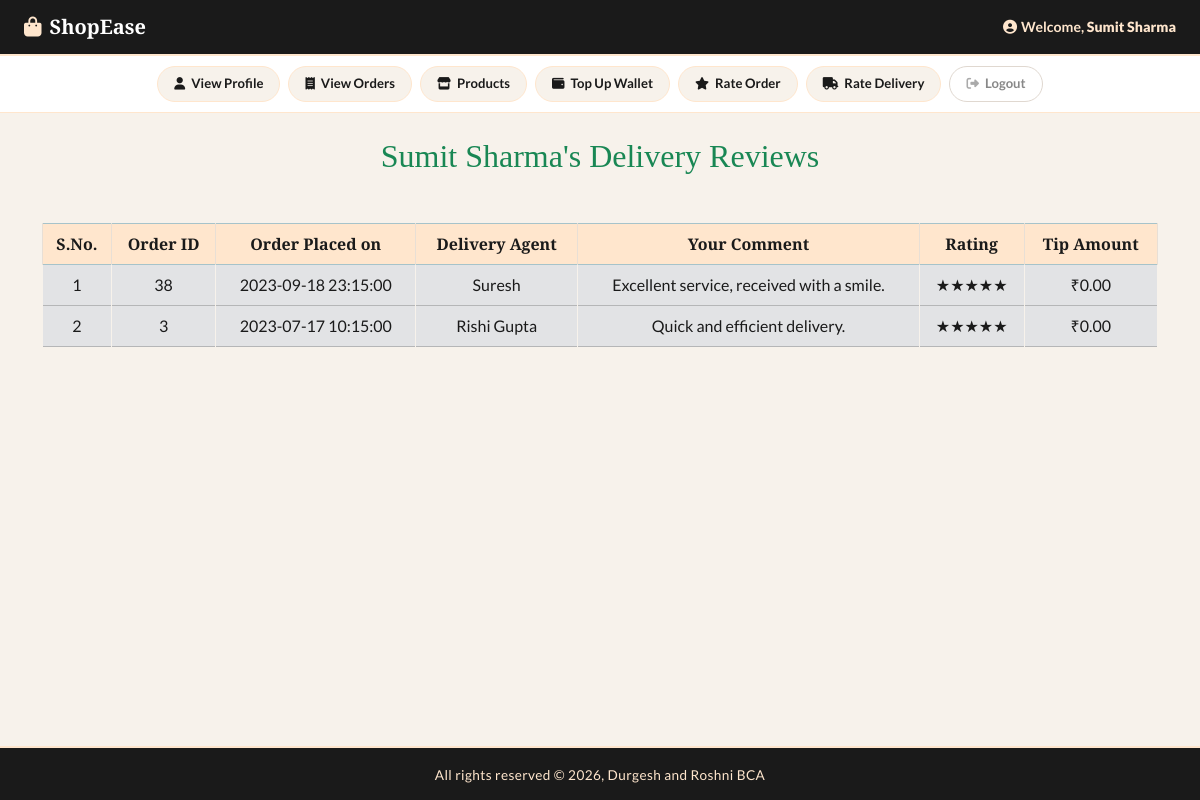
The app's page /customer_mode/profile_page.php?customer_id=3&rate_delivery with its own data.
### tables this page shows
CREATE TABLE IF NOT EXISTS customer (
        customerID INT AUTO_INCREMENT PRIMARY KEY, 
    first_name VARCHAR(50) NOT NULL,  
    last_name VARCHAR(50),
    address_street VARCHAR(100) NOT NULL,  
        address_city VARCHAR(50) NOT NULL,
        address_state VARCHAR(50) NOT NULL,
    pincode INT NOT NULL,
    phone_no BIGINT UNIQUE NOT NULL,  
    email VARCHAR(100) UNIQUE NOT NULL,
    password VARCHAR(50) NOT NULL,
    dob DATE NOT NULL,
    age INT DEFAULT 0,  
    gender VARCHAR(10)
);

CREATE TABLE IF NOT EXISTS `order` (
        orderID INT AUTO_INCREMENT PRIMARY KEY,
    status VARCHAR(20) NOT NULL DEFAULT "Confirmed",  
    total_price DECIMAL(10, 2) NOT NULL,
    time TIMESTAMP NOT NULL DEFAULT CURRENT_TIMESTAMP,
    location VARCHAR(255) NOT NULL,
    agentPayment INT NOT NULL DEFAULT 50,
    customerID INT NOT NULL,
    agentID INT NOT NULL,
    FOREIGN KEY (customerID) REFERENCES customer(customerID),  
    FOREIGN KEY (agentID) REFERENCES deliveryAgent(agentID)  
);

CREATE TABLE IF NOT EXISTS deliveryAgent (
        agentID INT AUTO_INCREMENT PRIMARY KEY,
    first_name VARCHAR(50) NOT NULL,
    last_name VARCHAR(50),
    availabilityStatus VARCHAR(20) NOT NULL DEFAULT "Offline",  
    phone_no BIGINT UNIQUE NOT NULL,  
    email VARCHAR(100) UNIQUE NOT NULL,
    password VARCHAR(50) NOT NULL,
    dob DATE NOT NULL,
    age INT DEFAULT 0  
);

CREATE TABLE IF NOT EXISTS DeliveryReview (
        deliveryReviewID INT NOT NULL, 
    orderID INT NOT NULL,
    agentID INT NOT NULL,
    comment TEXT,
    rating INT DEFAULT 5 CHECK (rating >= 1 AND rating <= 5),
    tip DECIMAL(10, 2) DEFAULT 0,
    FOREIGN KEY (orderID) REFERENCES `order`(orderID) ON DELETE CASCADE,
    FOREIGN KEY (agentID) REFERENCES deliveryAgent(agentID) ON DELETE CASCADE 
     
);

### customer_mode/rate_delivery.php (the view, shortened to what this page needs)
<?php
$fetch_orders = "SELECT * FROM `order` WHERE customerID = $cust_id AND status = 'Delivered' ORDER BY orderID DESC;";
$result_fetch = mysqli_query($con, $fetch_orders);
$num_of_rows = mysqli_num_rows($result_fetch);
if ($num_of_rows == 0) {
    echo "<h2 class='text-center text-danger'> No orders have been delivered to you yet! </h2>";
} else {
    ?>
    <h2 class="text-center text-success">
        <?php echo "$cust_name's Delivery Reviews"; ?>
    </h2>
    <table class="table table-bordered mt-5">
        <thead class="table-info text-center text-white">
            <tr>
                <th>S.No.</th>
                <th>Order ID</th>
                <th>Order Placed on</th>
                <th>Delivery Agent</th>
                <th>Your Comment</th>
                <th>Rating</th>
                <th>Tip Amount</th>
            </tr>
        </thead>
        <tbody class="table-secondary text-white">
            <?php
            $number = 0;
            while ($fetch_row = mysqli_fetch_assoc($result_fetch)) {
                $order_id = $fetch_row["orderID"];
                $order_time = $fetch_row["time"];
                $order_agentID = $fetch_row["agentID"];
                $number++;
                $isReview = "Yes";
                $search_review = "SELECT * FROM DeliveryReview WHERE orderID = '$order_id' AND agentID = '$order_agentID';";
                $result_review = mysqli_query($con, $search_review);
                $num_of_rows = mysqli_num_rows($result_review);
                if ($num_of_rows == 0) {
                    $isReview = "No";
                } else {
                    $row_review = mysqli_fetch_assoc($result_review);
                    $comment = $row_review['comment'];
                    $rating = $row_review['rating'];
                    $tip = $row_review['tip'];
                }
                ?>
                <tr class='text-center align-middle'>
                    <?php if ($isReview == "Yes") { ?>
                        <td>
                            <?php echo "$number"; ?>
                        </td>
                        <td>
                            <?php echo "$order_id"; ?>
                        </td>
                        <td>
                            <?php echo "$order_time"; ?>
                        </td>
                        <td>
                            <?php
                            $get_agent = "SELECT * FROM deliveryAgent WHERE agentID = $order_agentID;";
                            $result_get = mysqli_query($con, $get_agent);
                            $row_agent = mysqli_fetch_assoc($result_get);
                            $agent_fname = $row_agent['first_name'];
                            $agent_lname = $row_agent['last_name'];
                            if ($agent_lname === null) {
                                $agent_name = $agent_fname;
                            } else {
                                $agent_name = $agent_fname . ' ' . $agent_lname;
                            }
                            echo "$agent_name";
                            ?>
                        </td>
                        <td>
                            <?php echo "$comment"; ?>
                        </td>
                        <td>
                            <?php
                            $stars = '';
                            $filledStars = intval($rating);
                            for ($i = 0; $i < $filledStars; $i++) {
                                $stars .= '★';
                            }
                            echo "$stars";
                            ?>
                        </td>
                        <td>
                            <?php echo "₹$tip"; ?>
                        </td>
                    <?php }
                    ?>
                </tr>
                <?php
            }
            ?>
        </tbody>
    </table>
    <?php
}
?>

### includes/customer_topnav.php (shortened to what this page needs)
<div class="app-topbar">
    <a href="index.php?customer_id=<?php echo $cust_id; ?>" class="brand">
        <i class="fas fa-shopping-bag"></i> ShopEase
    </a>
    <div class="topbar-right">
        <span class="welcome-text"><i class="fas fa-user-circle me-1"></i>Welcome, <strong><?php echo $cust_name; ?></strong></span>
    </div>
</div>
<div class="app-action-nav">
    <a href="profile_page.php?customer_id=<?php echo $cust_id; ?>" class="app-nav-btn">
        <i class="fas fa-user"></i> View Profile
    </a>
    <a href="view_orders.php?customer_id=<?php echo $cust_id; ?>" class="app-nav-btn">
        <i class="fas fa-receipt"></i> View Orders
    </a>
    <a href="index.php?customer_id=<?php echo $cust_id; ?>" class="app-nav-btn">
        <i class="fas fa-store"></i> Products
    </a>
    <a href="top_up.php?customer_id=<?php echo $cust_id; ?>" class="app-nav-btn">
        <i class="fas fa-wallet"></i> Top Up Wallet
    </a>
    <a href="rate_order.php?customer_id=<?php echo $cust_id; ?>" class="app-nav-btn">
        <i class="fas fa-star"></i> Rate Order
    </a>
    <a href="rate_delivery.php?customer_id=<?php echo $cust_id; ?>" class="app-nav-btn">
        <i class="fas fa-truck"></i> Rate Delivery
    </a>
    <a href="../start.php" class="app-nav-btn logout-btn">
        <i class="fas fa-sign-out-alt"></i> Logout
    </a>
</div>

### style.css (style rules this page uses)
* { margin: 0; padding: 0; box-sizing: border-box; }
body { background-color: #F7F2EB; font-family: 'Lato', sans-serif; color: #1A1A1A; }
.app-topbar { background: #1A1A1A; border-bottom: 2px solid #FFE6CD; padding: 12px 24px; display: flex; align-items: center; justify-content: space-between; box-shadow: 0 2px 10px rgba(0,0,0,0.18); flex-wrap: wrap; gap: 10px; }
.app-topbar .brand { font-family: 'Playfair Display', serif; font-size: 1.25rem; font-weight: 700; color: #FFFFFF; text-decoration: none; display: flex; align-items: center; gap: 8px; }
.app-topbar .brand i { color: #FFE6CD; }
.app-topbar .topbar-right { display: flex; align-items: center; gap: 18px; font-size: 0.88rem; }
.app-topbar .welcome-text { color: #FFE6CD; font-size: 0.88rem; font-weight: 600; }
.app-action-nav { background: #FFFFFF; border-bottom: 1px solid #FFE6CD; padding: 10px 20px; display: flex; flex-wrap: wrap; gap: 8px; justify-content: center; align-items: center; }
.app-nav-btn { display: inline-flex; align-items: center; gap: 6px; padding: 7px 16px; border-radius: 20px; font-size: 0.82rem; font-weight: 600; color: #1A1A1A; background: #F7F2EB; border: 1.5px solid #FFE6CD; text-decoration: none; transition: all 0.2s ease; white-space: nowrap; cursor: pointer; }
.app-nav-btn i { font-size: 0.78rem; color: #1A1A1A; }
.app-nav-btn.logout-btn { background: #FFFFFF; border-color: #e0d8d0; color: #888; }
.app-nav-btn.logout-btn i { color: #aaa; }
h1, h2, h3 { font-family: 'Playfair Display', serif; color: #1A1A1A; }
table { background: #FFFFFF; }
.table th { background: #FFE6CD; color: #1A1A1A; font-family: 'Playfair Display', serif; border-color: #e8dfd5; }
.table td { border-color: #F7F2EB; color: #1A1A1A; }

### customer_mode/profile_page.php (style rules this page uses)
body { background: #F7F2EB; overflow-x: hidden; }

### includes/footer.php (style rules this page uses)
body { margin: 0; padding: 0; min-height: 100vh; position: relative; }

### records on screen
customer: cust_name "Sumit Sharma"
order: orderID "38", time "2023-09-18 23:15:00", agentID.first_name "Suresh", deliveryreview.comment "Excellent service, received with a smile.", stars "★★★★★", deliveryreview.tip "0.00"
order: orderID "3", time "2023-07-17 10:15:00", agentID.last_name "Rishi Gupta", deliveryreview.comment "Quick and efficient delivery.", stars "★★★★★", deliveryreview.tip "0.00"
